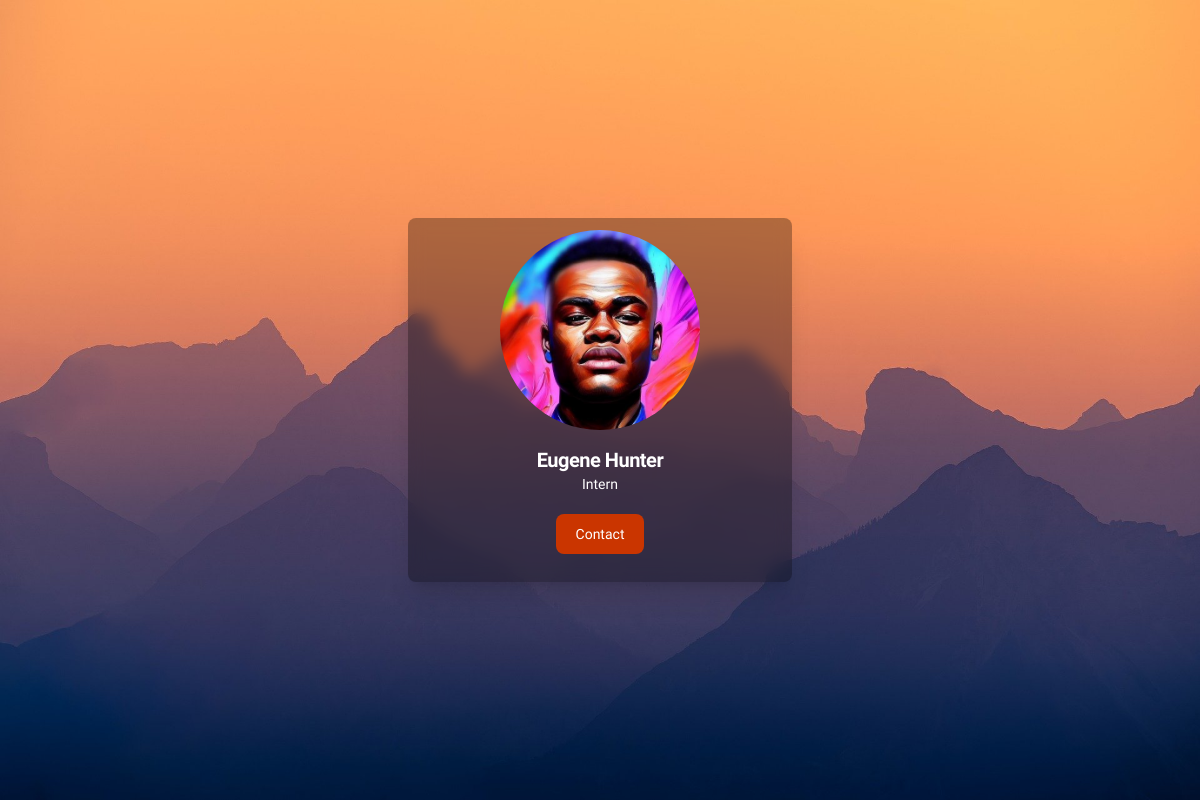
The app's page /, older data.
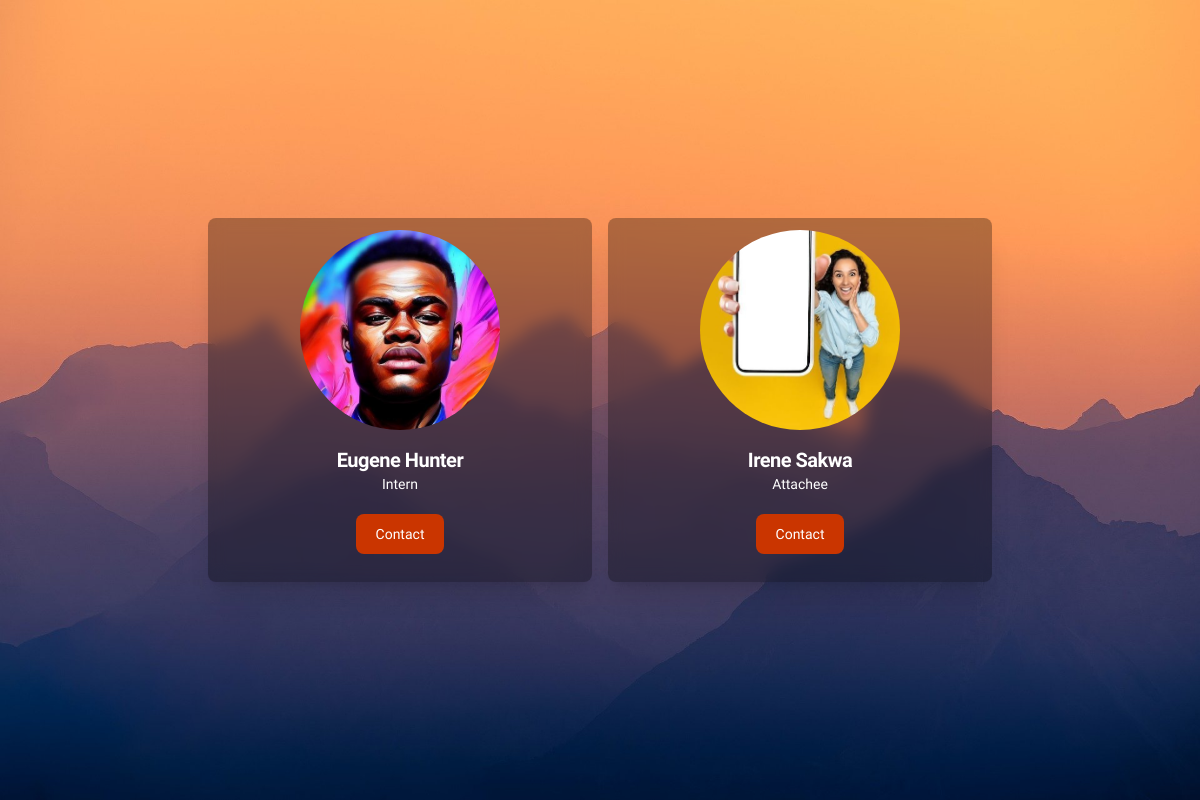
The same page, newer data.
### employees/models.py (models this page shows, shortened)
class Employee(models.Model):
    first_name = models.CharField(max_length=100)
    last_name = models.CharField(max_length=100)
    photo = models.ImageField(upload_to="images")
    designation = models.CharField(max_length=100)
    email_address = models.EmailField(max_length=100, unique=True)
    phone_number = models.CharField(max_length=15, blank=True)
    created_at = models.DateTimeField(auto_now_add=True)
    updated_at = models.DateTimeField(auto_now=True)

### firstdjango/views.py (the view)
# urls.py: 2. Add a URL to urlpatterns:  path('', views.home, name='home')
def home(request):
    employees = Employee.objects.all()
    context = {"employees": employees,}
    return render(request, "home.html", context)

### templates/home.html (shortened to what this page needs)
{% load static %}
<!DOCTYPE html>
<html lang="en">
<head>
    <script src="https://cdn.jsdelivr.net/npm/@tailwindcss/browser@4"></script>
    <link rel="stylesheet" href="{% static 'css/style.css' %}">
</head>
<body>
    <div class="flex md:flex-row flex-col gap-4 w-full items-center justify-center min-h-screen"
{% load static %}
<!DOCTYPE html>
<html lang="en">
<head>
    <script src="https://cdn.jsdelivr.net/npm/@tailwindcss/browser@4"></script>
    <link rel="stylesheet" href="{% static 'css/style.css' %}">
</head>
<body>
    <div class="flex md:flex-row flex-col gap-4 w-full items-center justify-center min-h-screen"
        style="
        background-image: url('{% static "images/bg3.jpg" %}');
        background-size: cover;
        background-position: center;
        ">
        {% for employee in employees %}
        <div class="w-full max-w-sm shadow-xl p-3 bg-black/30 backdrop-blur-sm rounded-lg shadow">
            <div class="w-full flex flex-col items-center justify-center">
                <img src="{{ employee.photo.url }}" class="rounded-full w-50 h-50 object-cover" alt="{{ employee.first_name }}">
            </div>
            <div class="p-4 flex flex-col items-center justify-center">
                <h5 class="text-xl font-bold tracking-tight text-white">{{ employee.first_name }} {{ employee.last_name }}</h5>
                <p class="text-sm font-normal text-white">
                    {{ employee.designation }}
                </p>
                <button
                    class="text-white mt-5 bg-orange-700 cursor-pointer hover:bg-orange-800 font-medium rounded-lg text-sm px-5 py-2.5 text-center">
                    Contact
                    </button>
            </div>
        </div>
        {% endfor %}
    </div>
</body>
</html>

Row changes from the older to the newer data that the page shows:
added Employee: photo (picture), first_name "Irene", last_name "Sakwa", designation "Attachee"
